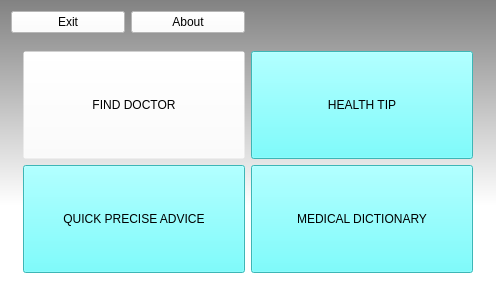
<?xml version="1.0" encoding="UTF-8"?>
<ui version="4.0">
 <class>MainWindow</class>
 <widget class="QMainWindow" name="MainWindow">
  <property name="geometry">
   <rect>
    <x>0</x>
    <y>0</y>
    <width>496</width>
    <height>295</height>
   </rect>
  </property>
  <property name="windowTitle">
   <string>MainWindow</string>
  </property>
  <property name="styleSheet">
   <string notr="true">background-color: qlineargradient(spread:pad, x1:0, y1:0, x2:0, y2:1, stop:0 rgba(130, 130, 130, 255), stop:0.693182 rgba(255, 255, 255, 255));</string>
  </property>
  <widget class="QWidget" name="centralWidget">
   <layout class="QGridLayout" name="gridLayout_3">
    <item row="0" column="0">
     <layout class="QGridLayout" name="gridLayout_2">
      <item row="0" column="0">
       <layout class="QHBoxLayout" name="horizontalLayout_2">
        <item>
         <layout class="QHBoxLayout" name="horizontalLayout">
          <item>
           <widget class="QPushButton" name="pushButton_2">
            <property name="styleSheet">
             <string notr="true">background-color: rgb(255, 255, 255);</string>
            </property>
            <property name="text">
             <string>Exit</string>
            </property>
           </widget>
          </item>
          <item>
           <widget class="QPushButton" name="pushButton">
            <property name="styleSheet">
             <string notr="true">background-color: rgb(255, 255, 255);</string>
            </property>
            <property name="text">
             <string>About</string>
            </property>
           </widget>
          </item>
         </layout>
        </item>
        <item>
         <widget class="QFrame" name="frame_2">
          <property name="styleSheet">
           <string notr="true">background-color: rgba(255, 255, 255, 0);</string>
          </property>
          <property name="frameShape">
           <enum>QFrame::StyledPanel</enum>
          </property>
          <property name="frameShadow">
           <enum>QFrame::Raised</enum>
          </property>
         </widget>
        </item>
       </layout>
      </item>
      <item row="1" column="0">
       <widget class="QFrame" name="frame">
        <property name="sizePolicy">
         <sizepolicy hsizetype="Expanding" vsizetype="Preferred">
          <horstretch>0</horstretch>
          <verstretch>0</verstretch>
         </sizepolicy>
        </property>
        <property name="styleSheet">
         <string notr="true">background-color: rgba(255, 255, 255, 0);</string>
        </property>
        <property name="frameShape">
         <enum>QFrame::StyledPanel</enum>
        </property>
        <property name="frameShadow">
         <enum>QFrame::Raised</enum>
        </property>
        <layout class="QGridLayout" name="gridLayout">
         <item row="1" column="0">
          <widget class="QPushButton" name="pushButton_4">
           <property name="styleSheet">
            <string notr="true">background-color: rgb(85, 255, 255);
font: 75 8pt &quot;MS Shell Dlg 2&quot;;
height:100;
</string>
           </property>
           <property name="text">
            <string>QUICK PRECISE ADVICE</string>
           </property>
          </widget>
         </item>
         <item row="0" column="1">
          <widget class="QPushButton" name="pushButton_6">
           <property name="styleSheet">
            <string notr="true">background-color: rgb(85, 255, 255);
font: 75 8pt &quot;MS Shell Dlg 2&quot;;
height:100;</string>
           </property>
           <property name="text">
            <string>HEALTH TIP</string>
           </property>
          </widget>
         </item>
         <item row="0" column="0">
          <widget class="QPushButton" name="pushButton_3">
           <property name="styleSheet">
            <string notr="true">background-color: 'cyan';
font: 75 8pt &quot;MS Shell Dlg 2&quot;;
height:100;
</string>
           </property>
           <property name="text">
            <string>FIND DOCTOR</string>
           </property>
          </widget>
         </item>
         <item row="1" column="1">
          <widget class="QPushButton" name="pushButton_5">
           <property name="styleSheet">
            <string notr="true">background-color: rgb(85, 255, 255);
font: 75 8pt &quot;MS Shell Dlg 2&quot;;
height:100;</string>
           </property>
           <property name="text">
            <string>MEDICAL DICTIONARY</string>
           </property>
           <property name="flat">
            <bool>false</bool>
           </property>
          </widget>
         </item>
        </layout>
       </widget>
      </item>
     </layout>
    </item>
   </layout>
  </widget>
 </widget>
 <layoutdefault spacing="6" margin="11"/>
 <resources/>
 <connections/>
</ui>
